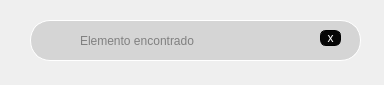
<?xml version="1.0" encoding="UTF-8"?>
<ui version="4.0">
 <class>Form</class>
 <widget class="QWidget" name="Form">
  <property name="geometry">
   <rect>
    <x>0</x>
    <y>0</y>
    <width>384</width>
    <height>85</height>
   </rect>
  </property>
  <property name="windowTitle">
   <string>Form</string>
  </property>
  <widget class="QWidget" name="widget" native="true">
   <property name="geometry">
    <rect>
     <x>30</x>
     <y>20</y>
     <width>331</width>
     <height>41</height>
    </rect>
   </property>
   <property name="styleSheet">
    <string notr="true">QWidget#widget{

background-color: rgb(213, 213, 213);

border-radius:20px;
	gridline-color: rgb(255, 255, 255);
	border-color: rgb(255, 255, 255);
border: 1px solid white;
}</string>
   </property>
   <widget class="QLabel" name="label_7">
    <property name="geometry">
     <rect>
      <x>10</x>
      <y>10</y>
      <width>21</width>
      <height>21</height>
     </rect>
    </property>
    <property name="styleSheet">
     <string notr="true">border-image: url(:/tablaHash/verificado.png);</string>
    </property>
    <property name="text">
     <string/>
    </property>
   </widget>
   <widget class="QLabel" name="label_8">
    <property name="geometry">
     <rect>
      <x>40</x>
      <y>10</y>
      <width>271</width>
      <height>31</height>
     </rect>
    </property>
    <property name="styleSheet">
     <string notr="true">font: 14pt &quot;Lucida Console&quot;;
color:red
;
font: 70 10pt &quot;Rockwell Extra Bold&quot;;</string>
    </property>
    <property name="text">
     <string/>
    </property>
   </widget>
   <widget class="QPushButton" name="cerrar_6">
    <property name="geometry">
     <rect>
      <x>290</x>
      <y>10</y>
      <width>21</width>
      <height>16</height>
     </rect>
    </property>
    <property name="cursor">
     <cursorShape>PointingHandCursor</cursorShape>
    </property>
    <property name="styleSheet">
     <string notr="true">QPushButton#cerrar_6{

background-color: rgb(6, 6, 6);
border-radius:6px;
border: 1px solid black;

font: 11pt &quot;MS Shell Dlg 2&quot;;
color: white;
}</string>
    </property>
    <property name="text">
     <string>x</string>
    </property>
   </widget>
   <widget class="QLabel" name="label">
    <property name="geometry">
     <rect>
      <x>50</x>
      <y>0</y>
      <width>221</width>
      <height>41</height>
     </rect>
    </property>
    <property name="styleSheet">
     <string notr="true">font: 14pt &quot;Lucida Console&quot;;
color:gray
;
font: 70 12pt &quot;Rockwell Extra Bold&quot;;</string>
    </property>
    <property name="text">
     <string>Elemento encontrado</string>
    </property>
   </widget>
  </widget>
 </widget>
 <resources>
  <include location="../multimedia/iconos.qrc"/>
 </resources>
 <connections/>
</ui>
